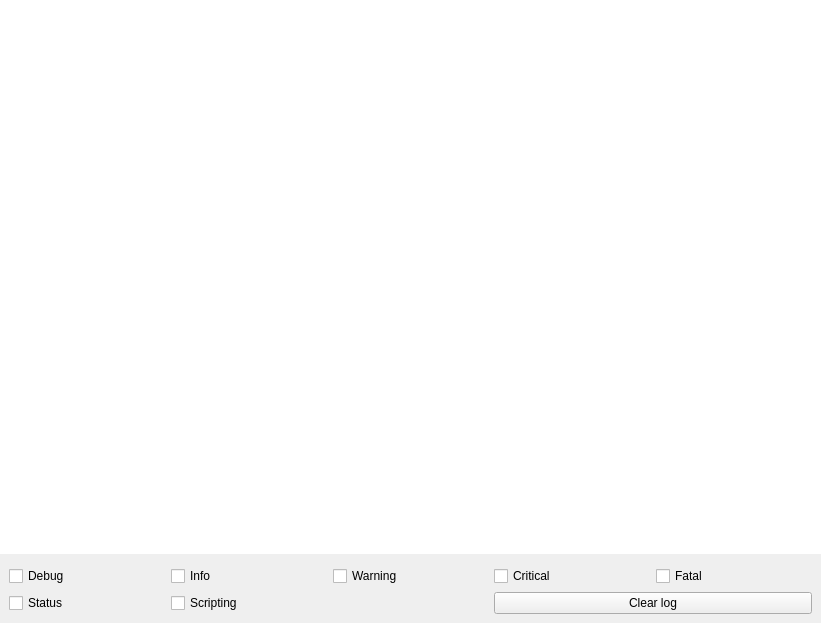
<?xml version="1.0" encoding="UTF-8"?>
<ui version="4.0">
 <class>LogWidget</class>
 <widget class="QFrame" name="LogWidget">
  <property name="geometry">
   <rect>
    <x>0</x>
    <y>0</y>
    <width>821</width>
    <height>623</height>
   </rect>
  </property>
  <property name="sizePolicy">
   <sizepolicy hsizetype="Preferred" vsizetype="Ignored">
    <horstretch>0</horstretch>
    <verstretch>0</verstretch>
   </sizepolicy>
  </property>
  <property name="minimumSize">
   <size>
    <width>0</width>
    <height>10</height>
   </size>
  </property>
  <property name="windowTitle">
   <string>Logs</string>
  </property>
  <property name="windowIcon">
   <iconset theme="text-x-generic" resource="../breeze-qownnotes.qrc">
    <normaloff>:/icons/breeze-qownnotes/16x16/text-x-generic.svg</normaloff>:/icons/breeze-qownnotes/16x16/text-x-generic.svg</iconset>
  </property>
  <layout class="QGridLayout" name="gridLayout">
   <property name="leftMargin">
    <number>0</number>
   </property>
   <property name="topMargin">
    <number>0</number>
   </property>
   <property name="rightMargin">
    <number>0</number>
   </property>
   <property name="bottomMargin">
    <number>0</number>
   </property>
   <item row="0" column="0" colspan="3">
    <widget class="QOwnNotesMarkdownTextEdit" name="logTextEdit">
     <property name="contextMenuPolicy">
      <enum>Qt::CustomContextMenu</enum>
     </property>
     <property name="styleSheet">
      <string notr="true">/*QTextEdit { background-color: rgb(255, 255, 255) }*/</string>
     </property>
     <property name="frameShape">
      <enum>QFrame::NoFrame</enum>
     </property>
     <property name="readOnly">
      <bool>true</bool>
     </property>
     <property name="html">
      <string notr="true">&lt;!DOCTYPE HTML PUBLIC &quot;-//W3C//DTD HTML 4.0//EN&quot; &quot;http://www.w3.org/TR/REC-html40/strict.dtd&quot;&gt;
&lt;html&gt;&lt;head&gt;&lt;meta name=&quot;qrichtext&quot; content=&quot;1&quot; /&gt;&lt;style type=&quot;text/css&quot;&gt;
p, li { white-space: pre-wrap; }
&lt;/style&gt;&lt;/head&gt;&lt;body style=&quot; font-family:'Noto Sans'; font-size:11pt; font-weight:400; font-style:normal;&quot;&gt;
&lt;p style=&quot;-qt-paragraph-type:empty; margin-top:0px; margin-bottom:0px; margin-left:0px; margin-right:0px; -qt-block-indent:0; text-indent:0px; font-family:'Sans Serif'; font-size:9pt;&quot;&gt;&lt;br /&gt;&lt;/p&gt;&lt;/body&gt;&lt;/html&gt;</string>
     </property>
    </widget>
   </item>
   <item row="1" column="0" colspan="3">
    <widget class="QFrame" name="logTextEditSearchFrame">
     <property name="frameShape">
      <enum>QFrame::NoFrame</enum>
     </property>
     <property name="lineWidth">
      <number>0</number>
     </property>
    </widget>
   </item>
   <item row="2" column="0" colspan="3">
    <widget class="QFrame" name="buttonFrame">
     <property name="frameShape">
      <enum>QFrame::NoFrame</enum>
     </property>
     <property name="frameShadow">
      <enum>QFrame::Raised</enum>
     </property>
     <layout class="QGridLayout" name="gridLayout_2">
      <property name="topMargin">
       <number>0</number>
      </property>
      <item row="0" column="0">
       <widget class="QCheckBox" name="debugCheckBox">
        <property name="text">
         <string>Debug</string>
        </property>
       </widget>
      </item>
      <item row="0" column="1">
       <widget class="QCheckBox" name="infoCheckBox">
        <property name="text">
         <string>Info</string>
        </property>
       </widget>
      </item>
      <item row="0" column="2">
       <widget class="QCheckBox" name="warningCheckBox">
        <property name="text">
         <string>Warning</string>
        </property>
       </widget>
      </item>
      <item row="0" column="3">
       <widget class="QCheckBox" name="criticalCheckBox">
        <property name="text">
         <string>Critical</string>
        </property>
       </widget>
      </item>
      <item row="0" column="4">
       <widget class="QCheckBox" name="fatalCheckBox">
        <property name="text">
         <string>Fatal</string>
        </property>
       </widget>
      </item>
      <item row="1" column="0">
       <widget class="QCheckBox" name="statusCheckBox">
        <property name="text">
         <string>Status</string>
        </property>
       </widget>
      </item>
      <item row="1" column="1">
       <widget class="QCheckBox" name="scriptingCheckBox">
        <property name="text">
         <string>Scripting</string>
        </property>
       </widget>
      </item>
      <item row="1" column="3" colspan="2">
       <widget class="QPushButton" name="clearButton">
        <property name="text">
         <string>Clear log</string>
        </property>
        <property name="icon">
         <iconset theme="edit-clear" resource="../breeze-qownnotes.qrc">
          <normaloff>:/icons/breeze-qownnotes/16x16/edit-clear.svg</normaloff>:/icons/breeze-qownnotes/16x16/edit-clear.svg</iconset>
        </property>
       </widget>
      </item>
     </layout>
    </widget>
   </item>
  </layout>
 </widget>
 <customwidgets>
  <customwidget>
   <class>QOwnNotesMarkdownTextEdit</class>
   <extends>QTextEdit</extends>
   <header location="global">widgets/qownnotesmarkdowntextedit.h</header>
  </customwidget>
 </customwidgets>
 <resources>
  <include location="../breeze-qownnotes.qrc"/>
 </resources>
 <connections/>
</ui>
